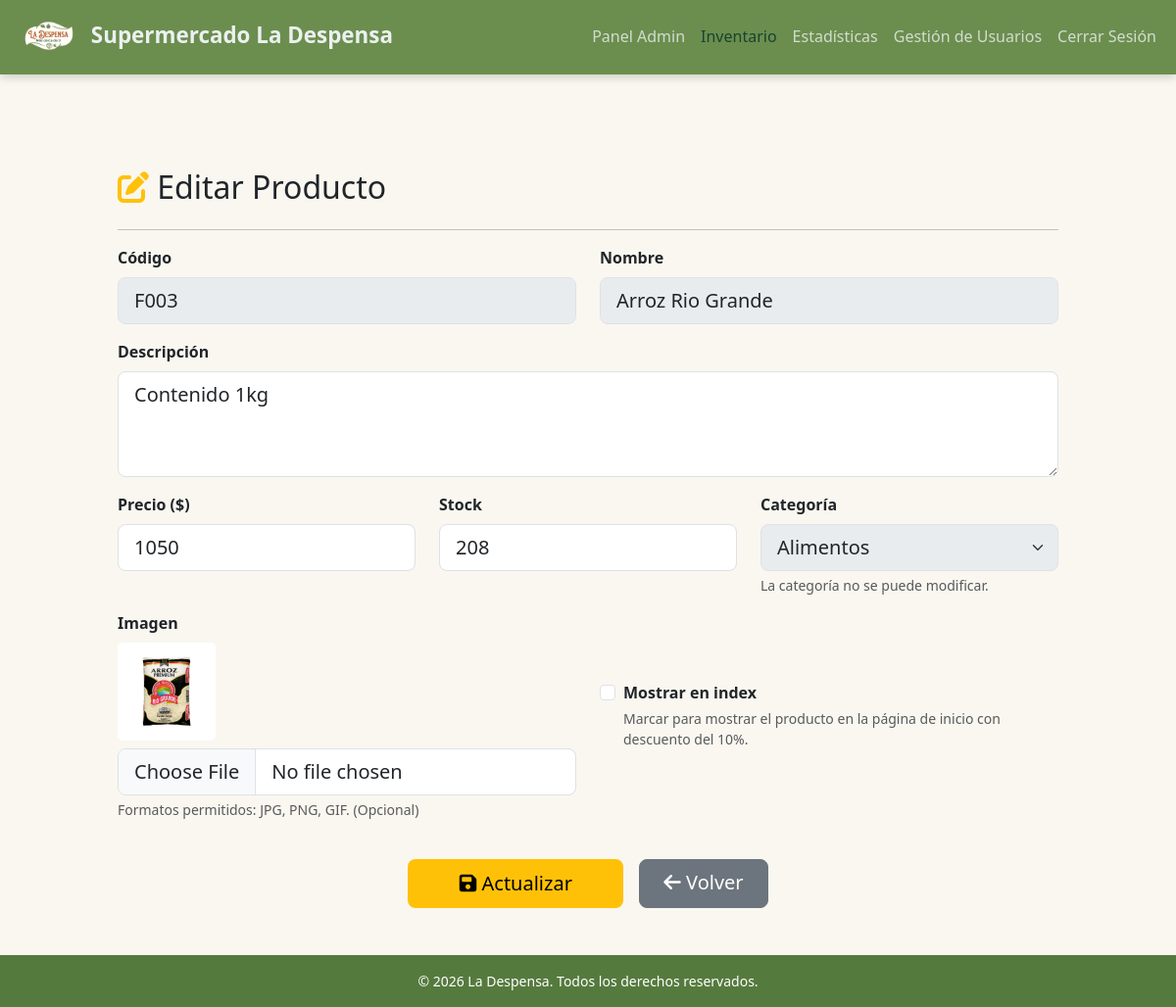
/editar-producto/30/ (signed in), run on the app's committed database.
### supermercado/models.py (models this page shows, shortened)
class Producto(models.Model):
    id_producto = models.AutoField(primary_key=True)
    codigo = models.CharField(max_length=20, unique=True)
    nombre = models.CharField(max_length=100)
    descripcion = models.TextField(blank=True, null=True)
    precio = models.IntegerField()
    stock = models.IntegerField(default=0)
    categoria = models.ForeignKey(Categoria, on_delete=models.CASCADE)
    imagen = models.ImageField(upload_to='productos/', null=True, blank=True)
    fecha_registro = models.DateTimeField(auto_now_add=True)
    fecha_actualizacion = models.DateTimeField(auto_now=True)
    mostrar_en_index = models.BooleanField(default=False, help_text="Marcar para mostrar en inicio")
    class Meta:
        verbose_name = 'Producto'
        verbose_name_plural = 'Productos'
        ordering = ['nombre']

class Categoria(models.Model):
    id_categoria = models.AutoField(primary_key=True)
    nombre = models.CharField(max_length=50, unique=True)
    descripcion = models.TextField(blank=True, null=True)
    class Meta:
        verbose_name = 'Categoría'
        verbose_name_plural = 'Categorías'
        ordering = ['nombre']

### supermercado/views.py (the view, shortened to what this page needs)
# urls.py: path('editar-producto/<int:producto_id>/', views.editar_producto, name='editar_producto'),
@user_passes_test(es_administrador)
def editar_producto(request, producto_id):
    producto = get_object_or_404(Producto, id_producto=producto_id)
    categorias = Categoria.objects.all()
    context = {
        'producto': producto,
        'categorias': categorias,
    }
    return render(request, 'vistas_admin/editar_producto.html', context)

### supermercado/autenticacion_login.py (called while the page is built)
    def get_user(self, user_id):
        try:
            return User.objects.get(pk=user_id)
        except User.DoesNotExist:
            return None

### supermercado/context_processors.py (called while the page is built)
def usuario_context(request):
    return {
        'user': request.user
    }

def carrito_context(request):
    cantidad_items = 0
    if request.user.is_authenticated and not request.user.is_staff:
        carrito, created = Carrito.objects.get_or_create(usuario=request.user)
        cantidad_items = carrito.get_cantidad_items()
    return {
        'cantidad_items': cantidad_items
    }

### supermercado/views.py (called while the page is built)
def es_administrador(user):
    return user.is_authenticated and user.is_staff

### supermercado/templates/vistas_admin/editar_producto.html (shortened to what this page needs)
{% load static %}
<!DOCTYPE html>
<html lang="es">
<head>
    <link href="https://cdn.jsdelivr.net/npm/bootstrap@5.3.2/dist/css/bootstrap.min.css" rel="stylesheet">
    <link rel="stylesheet" href="https://cdnjs.cloudflare.com/ajax/libs/font-awesome/6.5.1/css/all.min.css">
    <link rel="stylesheet" href="{% static 'css/design.css' %}">
</head>
<body>
<nav class="navbar navbar-expand-lg mi-nav-personalizada fixed-top">
    <div class="container-fluid">
        <a class="navbar-brand" href="">
            <img src="{% static 'imagenes/imagenes_propaganda/la_desp_logo.png' %}" alt="" id="logo">
            <span class="texto_marca">Supermercado La Despensa</span>
        </a>
        <div class="collapse navbar-collapse" id="navbarNav">
            <ul class="navbar-nav ms-auto">
                <li class="nav-item"><a class="nav-link" href="{% url 'panel_admin' %}">Panel Admin</a></li>
                <li class="nav-item"><a class="nav-link active" href="{% url 'inventario_admin' %}">Inventario</a></li>
                <li class="nav-item"><a class="nav-link" href="{% url 'estadisticas_admin' %}">Estadísticas</a></li>
                <li class="nav-item"><a class="nav-link" href="{% url 'administracion_usuarios_admin' %}">Gestión de Usuarios</a></li>
                <li class="nav-item"><a class="nav-link" href="{% url 'logout' %}">Cerrar Sesión</a></li>
            </ul>
        </div>
    </div>
</nav>
<div class="container-fluid mt-5 pt-5">
    <div class="form-container">
        <h2 class="mb-4"><i class="fas fa-edit text-warning"></i> Editar Producto</h2>
        <hr>
        <form method="POST" enctype="multipart/form-data" action="{% url 'editar_producto' producto.id_producto %}">
            <div class="row">
                <div class="col-md-6 mb-3">
                    <label for="codigo" class="form-label fw-bold">Código</label>
                    <input type="text" class="form-control form-control-lg campo-lectura" id="codigo" value="{{ producto.codigo }}" readonly disabled>
                </div>
                <div class="col-md-6 mb-3">
                    <label for="nombre" class="form-label fw-bold">Nombre</label>
                    <input type="text" class="form-control form-control-lg campo-lectura" id="nombre" value="{{ producto.nombre }}" readonly disabled>
                </div>
            </div>
            <div class="mb-3">
                <label for="descripcion" class="form-label fw-bold">Descripción</label>
                <textarea class="form-control form-control-lg" id="descripcion" name="descripcion" rows="3">{{ producto.descripcion }}</textarea>
            </div>
            <div class="row">
                <div class="col-md-4 mb-3">
                    <label for="precio" class="form-label fw-bold">Precio ($)</label>
                    <input type="number" class="form-control form-control-lg" id="precio" name="precio" value="{{ producto.precio }}" required min="0">
                </div>
                <div class="col-md-4 mb-3">
                    <label for="stock" class="form-label fw-bold">Stock</label>
                    <input type="number" class="form-control form-control-lg" id="stock" name="stock" value="{{ producto.stock }}" min="0">
                </div>
                <div class="col-md-4 mb-3">
                    <label for="categoria" class="form-label fw-bold">Categoría</label>
                    <select class="form-select form-select-lg campo-lectura" id="categoria" disabled>
                        <option value="{{ producto.categoria.id_categoria }}">{{ producto.categoria.nombre }}</option>
                    </select>
                    <div class="form-text">La categoría no se puede modificar.</div>
                </div>
            </div>
            <div class="row">
                <div class="col-md-6 mb-3">
                    <label for="imagen" class="form-label fw-bold">Imagen</label>
                    {% if producto.imagen %}
                        <div class="mb-2">
                            <img src="{{ producto.imagen.url }}" alt="{{ producto.nombre }}" style="max-height: 100px; border-radius: 5px;">
                        </div>
                    {% endif %}
                    <input type="file" class="form-control form-control-lg" id="imagen" name="imagen" accept="image/*">
                    <div class="form-text">Formatos permitidos: JPG, PNG, GIF. (Opcional)</div>
                </div>
                <div class="col-md-6 mb-3 d-flex align-items-center">
                    <div class="form-check">
                        <input type="checkbox" class="form-check-input form-check-input-lg" id="mostrar_en_index" name="mostrar_en_index" {% if producto.mostrar_en_index %}checked{% endif %}>
                        <label class="form-check-label fw-bold" for="mostrar_en_index">
                            Mostrar en index
                        </label>
                        <div class="form-text">Marcar para mostrar el producto en la página de inicio con descuento del 10%.</div>
                    </div>
                </div>
            </div>
            <div class="d-flex flex-wrap justify-content-center gap-3 mt-4">
                <button type="submit" class="btn btn-warning btn-lg px-5">
                    <i class="fas fa-save"></i> Actualizar
                </button>
                <a href="{% url 'inventario_admin' %}" class="btn btn-secondary btn-lg px-4">
                    <i class="fas fa-arrow-left"></i> Volver
                </a>
            </div>
        </form>
    </div>
</div>
<footer class="footer-custom mt-5">
    <div class="container text-center">
        <div class="py-3">
            <p class="small mb-0">&copy; 2026 La Despensa. Todos los derechos reservados.</p>
        </div>
    </div>
</footer>
</body>
</html>

### supermercado/estatico/css/design.css (style rules this page uses)
body { padding-top: 76px; background-color: #F9F7F0; flex-direction: column; min-height: 100vh; margin: 0; display: flex; }
.mi-nav-personalizada { background-color: #6B8E4E !important; box-shadow: 0 2px 10px rgba(0,0,0,0.2); }
.mi-nav-personalizada .navbar-brand { color: #ecf0f1 !important; font-weight: bold; font-size: 1.4rem; }
.mi-nav-personalizada .nav-link { color: rgba(236, 240, 241, 0.8) !important; border-bottom: 2px solid transparent; transition: all 0.3s ease; }
.mi-nav-personalizada .nav-link.active { color: #1A4331 !important; font-weight: 500; }
.mi-nav-personalizada #logo { height: 50px; width: auto; }
.footer-custom { flex-shrink: 0; background-color: #557a3e !important; color: #ffffff; width: 100%; }
.btn-warning { color: black; border: none; transition: transform 0.2s ease, background-color 0.3s ease; width: 220px; padding: 10px 25px; border-radius: 8px; display: inline-block; text-decoration: none; text-align: center; }

### supermercado/templates/vistas_admin/editar_producto.html (style rules this page uses)
.form-container { max-width: 1000px; margin: 0 auto; padding: 0 20px; }
.campo-lectura { background-color: #e9ecef; cursor: not-allowed; }

### data on the page
Producto: codigo "F003", nombre "Arroz Rio Grande", descripcion "Contenido 1kg", precio "1050", stock "208", categoria.nombre "Alimentos", imagen (picture)
